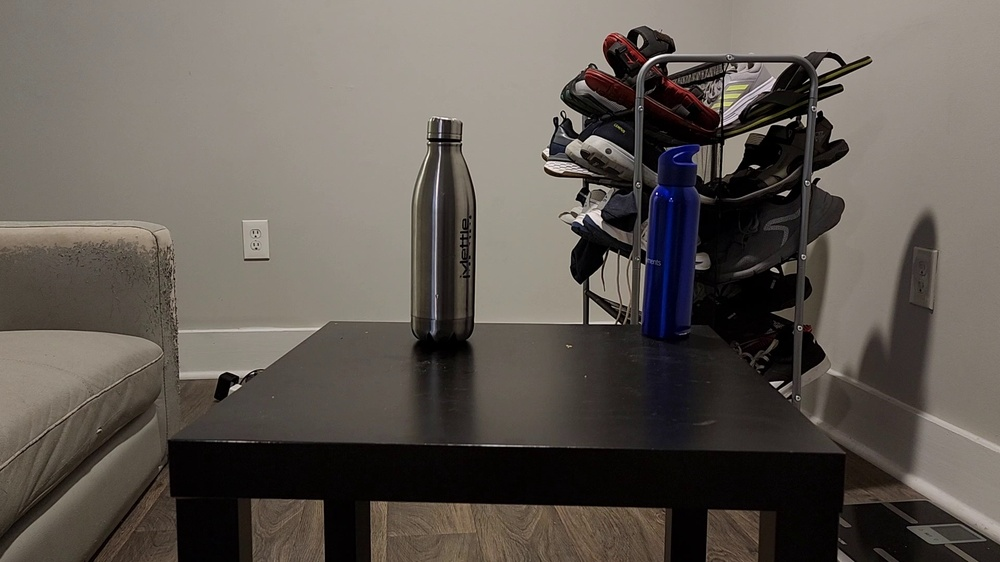
#> input picture Assignment_3/data/frame0.jpg, 1000 x 562 px, shrunk from 1920 x 1080 before the run, given in place of image_scenec.jpg, which was not available; the run also reads 1 picture not shown here
$ python object_detect.py
#> lines starting #> are read from the running program, lines starting #| are printed output that depends on the picture; after the words box and inside, x2 and y2 are one past the last pixel; in counts of white or black regions, pixels touching at a corner belong together; pictures that were not available may be replaced by others from this repository, and a replacement may not be noted
"""
Usage: run_matching.py <base> <object>...
"""


import cv2
import os
import numpy as np
from docopt import docopt


def find_object(base, obj, result):
    # Find SIFT descriptors for both base and object images
    sift = cv2.xfeatures2d.SIFT_create()
    keypts_base, descr_base = sift.detectAndCompute(base["image"], None)
    keypts_obj, descr_obj = sift.detectAndCompute(obj["image"], None)


    # Create and execute brute-force k-nn matching on descriptors
    FLANN_INDEX_KDTREE = 0
    index_params = dict(algorithm = FLANN_INDEX_KDTREE, trees = 5)
    search_params = dict(checks=50)   # or pass empty dictionary
    flann = cv2.FlannBasedMatcher(index_params,search_params)
    matches = flann.knnMatch(descr_obj, descr_base, k=2)

    # matches = cv2.BFMatcher().knnMatch(descr_obj, descr_base, k=2)
    matches = [ [i] for i, j in matches if i.distance < 0.75*j.distance]

    if len(matches) > 5:
        src_pts = np.float32([ keypts_obj[m[0].queryIdx].pt for m in matches]).reshape(-1,1,2)
        dst_pts = np.float32([ keypts_base[m[0].trainIdx].pt for m in matches]).reshape(-1,1,2)

        M, mask = cv2.findHomography(src_pts, dst_pts, cv2.RANSAC, 5.0)

        h, w = obj["image"].shape
        pts = np.float32([ [0,0],[0,h-1],[w-1,h-1],[w-1,0] ]).reshape(-1,1,2)
        dst = np.int32(cv2.perspectiveTransform(pts, M))

        matching_top_point = tuple(dst[np.argmin([x[0][1] for x in dst])][0])
        result = cv2.polylines(result, [dst], True, (100,250,200), 1, cv2.LINE_AA)
        cv2.putText(result, obj["name"], matching_top_point, cv2.FONT_HERSHEY_COMPLEX_SMALL, 0.7, (255,255,255), 1)
    else:
        print("Could not find any satisfying matches for {}".format(obj["name"]))
        return False

    matching_img = cv2.drawMatchesKnn(obj["image"], keypts_obj, base["image"], keypts_base, matches, None, flags=2)

    cv2.imshow('Feature matching for {}'.format(obj["name"]), matching_img)
    if cv2.waitKey(0) & 0xff == 27:
        cv2.destroyAllWindows()

    return True


# Create copy of base image at which foundings will be highlighted,
# then try to find each object, mark it and display final result
def find_objects(base, objects):
    print(type(objects))
    result = base["image"].copy()
    found_objects = []
    for obj in objects:
        if find_object(base, obj, result) == True:
            found_objects.append(obj["name"])

    cv2.imshow('Final result for {} (objects found: {})'.format(base["name"], ", ".join(found_objects)), result)
    if cv2.waitKey(0) & 0xff == 27:
        cv2.destroyAllWindows()


if __name__ == "__main__":

    org=cv2.imread(r'C:\Users\Harshith\Desktop\image_scenec.jpg',0)
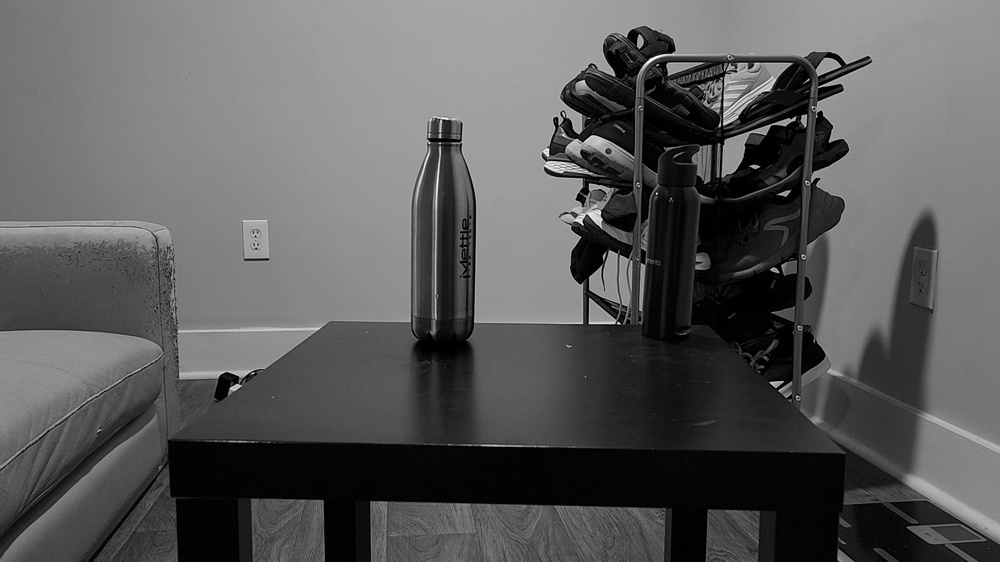
#> org: shape (562, 1000); min 0, max 255, mean 91.1
    ref=cv2.imread(r'C:\Users\Harshith\Desktop\car_cropped.jpg',0)
    objects=[]

    base={"name":'image_scenec','image':org}
    object={'name':'car_cropped','image':ref}
    objects.append(object)

    find_objects(base, objects)
#| <class 'list'>
#> the loop in find_objects, `for obj in objects:` made 1 pass; (key Esc is pressed on pass 1)
#> (FLANN_INDEX_KDTREE in find_object, index_params in find_object, search_params in find_object, matches in find_object, h in find_object, w in find_object, dst in find_object) on pass 1: (0, {'algorithm': 0, 'trees': 5}, {'checks': 50}, 854 matches, 562, 1000, [[0, 0], [0, 561], [999, 561], [999, 0]])
#> pass 1, in find_object, `result = cv2.polylines(result, [dst], True, (100,250,200), 1, cv2.LINE..`:
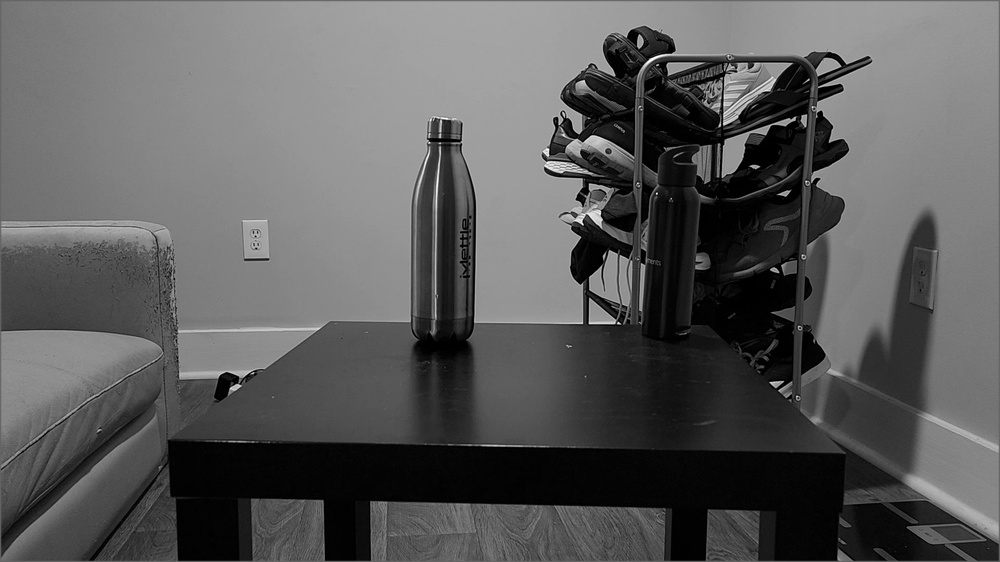
#> result: shape (562, 1000); 1.09% of pixels changed, all inside (x1, y1, x2, y2) = (0, 0, 1000, 562)
#> pass 1, in find_object, `matching_img = cv2.drawMatchesKnn(obj["image"], keypts_obj, base["imag..`:
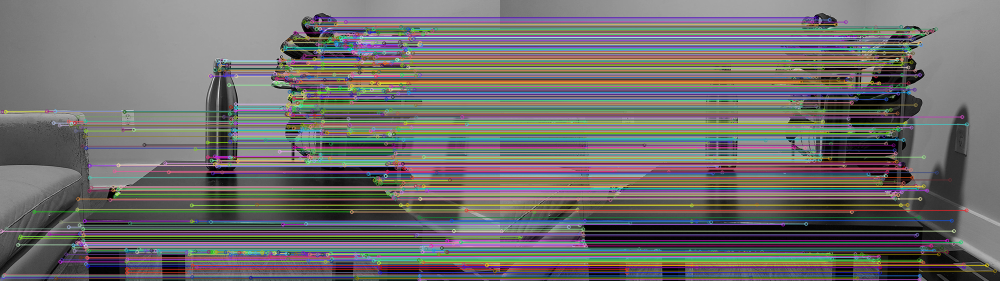
#> matching_img: shape (562, 2000, 3) (shown at 1/2 size); mean of channels 0, 1, 2 108.9, 109.7, 111.6; drawn as B, G, R
#> after the loop in find_objects, `for obj in objects:`: found_objects = ['car_cropped']
#> (key Esc is pressed here)
